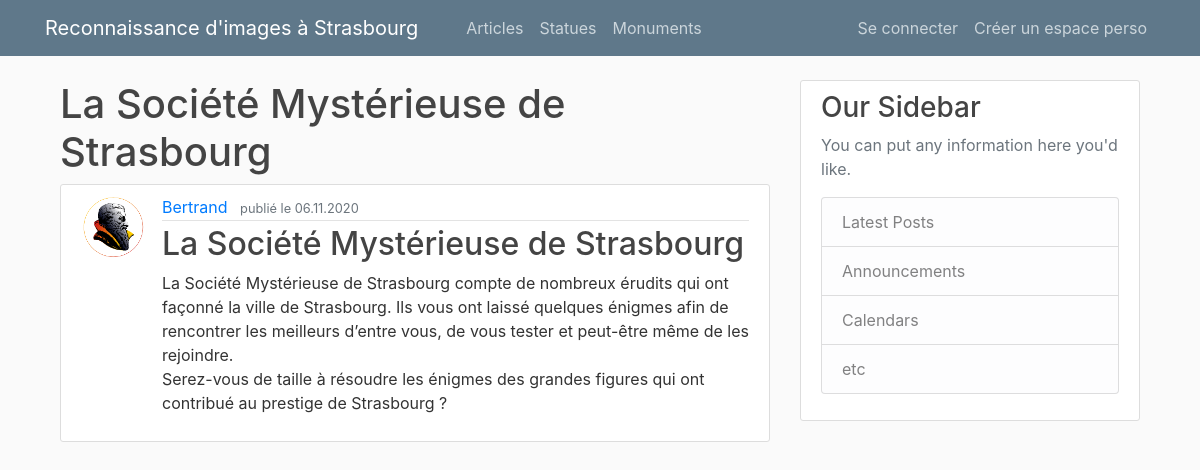
Screenshot of /post/3 with the database file from the repository.
### main/models.py (models this page shows, shortened)
class Post(db.Model):
    id = db.Column(db.Integer, primary_key=True)
    title = db.Column(db.String(100), nullable=False)
    date = db.Column(db.DateTime, nullable=False, default=dt.utcnow())
    content = db.Column(db.Text, nullable=False)
    user_id = db.Column(db.Integer, db.ForeignKey('user.id'), nullable=False)

class User(db.Model, UserMixin):
    id = db.Column(db.Integer, primary_key=True)
    username = db.Column(db.String(20), unique=True, nullable=False)
    email = db.Column(db.String(120), unique=True, nullable=False)
    image_file = db.Column(db.String(20), nullable=False, default='default.png')
    password = db.Column(db.String(60), nullable=False)
    posts = db.relationship('Post', backref='author', lazy=True)

### main/routes.py (the view)
@app.route("/post/<int:post_id>")
def post(post_id):
    post = Post.query.get_or_404(post_id)
    return render_template('article.html', title=post.title, post=post)

### main/templates/article.html (shortened to what this page needs)
{% extends "layout.html" %}
{% block content %}
<article class="media content-section">
  <img class="rounded-circle article-img" src="{{ url_for('static', filename='profile_pics/' + post.author.image_file) }}" alt="">
  <div class="media-body">
    <div class="article-metadata">
      <a class="mr-2" href="{{ url_for('posted_by', username=post.author.username) }}">{{ post.author.username }}</a>
      <small class="text-muted">publié le {{ post.date.strftime('%d.%m.%Y') }}</small>
    </div>
    <h2 class="article-title">{{ post.title }}</h2>
    <p class="article-content">{{ post.content }}</p>
  </div>
</article>
{% endblock content %}

### main/templates/layout.html (shortened to what this page needs)
<!DOCTYPE html>
<html lang="en" dir="ltr">
  <head>
    <link rel="stylesheet" href="https://cdn.jsdelivr.net/npm/bootstrap@4.5.3/dist/css/bootstrap.min.css">
    <link rel="stylesheet" type="text/css" href="{{ url_for('static', filename='main.css') }}">
  </head>
  <body>
    <header class="site-header">
      <nav class="navbar navbar-expand-md navbar-dark bg-steel fixed-top">
        <div class="container">
          <a class="navbar-brand mr-4" href="{{ url_for('accueil') }}">Reconnaissance d'images à Strasbourg</a>
          <div class="collapse navbar-collapse" id="navbarToggle">
            <div class="navbar-nav mr-auto">
              <a class="nav-item nav-link" href="{{ url_for('accueil') }}"></a>
              <a class="nav-item nav-link" href="{{ url_for('posts') }}">Articles</a>
              <a class="nav-item nav-link" href="{{ url_for('page_statues') }}">Statues</a>
              <a class="nav-item nav-link" href="{{ url_for('page_monuments') }}">Monuments</a>
            </div>
            <div class="navbar-nav">
              {% if current_user.is_authenticated %}
              <a class="nav-item nav-link" href="{{ url_for('new_post') }}">Nouvel Article</a>
                <a class="nav-item nav-link" href="{{ url_for('account') }}">Mes infos</a>
                <a class="nav-item nav-link" href="{{ url_for('logout') }}">Se deconnecter</a>
              {% else %}
                <a class="nav-item nav-link" href="{{ url_for('login') }}">Se connecter</a>
                <a class="nav-item nav-link" href="{{ url_for('register') }}">Créer un espace perso</a>
              {% endif %}
            </div>
          </div>
        </div>
      </nav>
    </header>
    <div class="container">
      <main role="main" class="container">
        <div class="row">
          <div class="col-md-8">
            {% if title %}
              <h1>{{ title }}</h1>
            {% else %}
              <h1>Reconnaissance d'images à Strasbourg</h1>
            {% endif %}
            {% block content %}{% endblock %}
          </div>
          <div class="col-md-4">
            <div class="content-section">
              <h3>Our Sidebar</h3>
              <p class='text-muted'>You can put any information here you'd like.
                <ul class="list-group">
                  <li class="list-group-item list-group-item-light">Latest Posts</li>
                  <li class="list-group-item list-group-item-light">Announcements</li>
                  <li class="list-group-item list-group-item-light">Calendars</li>
                  <li class="list-group-item list-group-item-light">etc</li>
                </ul>
              </p>
            </div>
          </div>
        </div>
      </main>
    </div>
  </body>
</html>

### main/static/main.css (style rules this page uses)
body { background: #fafafa; color: #333333; margin-top: 5rem; }
h1, h2, h3, h4, h5, h6 { color: #444444; }
.bg-steel { background-color: #5f788a; }
.site-header .navbar-nav .nav-link { color: #cbd5db; }
.content-section { background: #ffffff; padding: 10px 20px; border: 1px solid #dddddd; border-radius: 3px; margin-bottom: 20px; }
.article-title { color: #444444; }
.article-content { white-space: pre-line; }
.article-img { height: 65px; width: 65px; margin-right: 16px; }
.article-metadata { padding-bottom: 1px; margin-bottom: 4px; border-bottom: 1px solid #e3e3e3 }

### rows the page displays
Post: title "La Société Mystérieuse de Strasbourg", date "06.11.2020", content "La Société Mystérieuse de Strasbourg compte de nombreux érudits qui ont façonné la ville de Strasbourg. Ils vous ont laissé quelques énigmes afin de rencontrer les meilleurs d’entre vous, de vous tester et peut-être même de les rejoindre. Serez-vous de taille à résoudre les énigmes des grandes figures qui ont contribué au prestige de Strasbourg ?"
User: image_file (placeholder picture), author.username "Bertrand"
